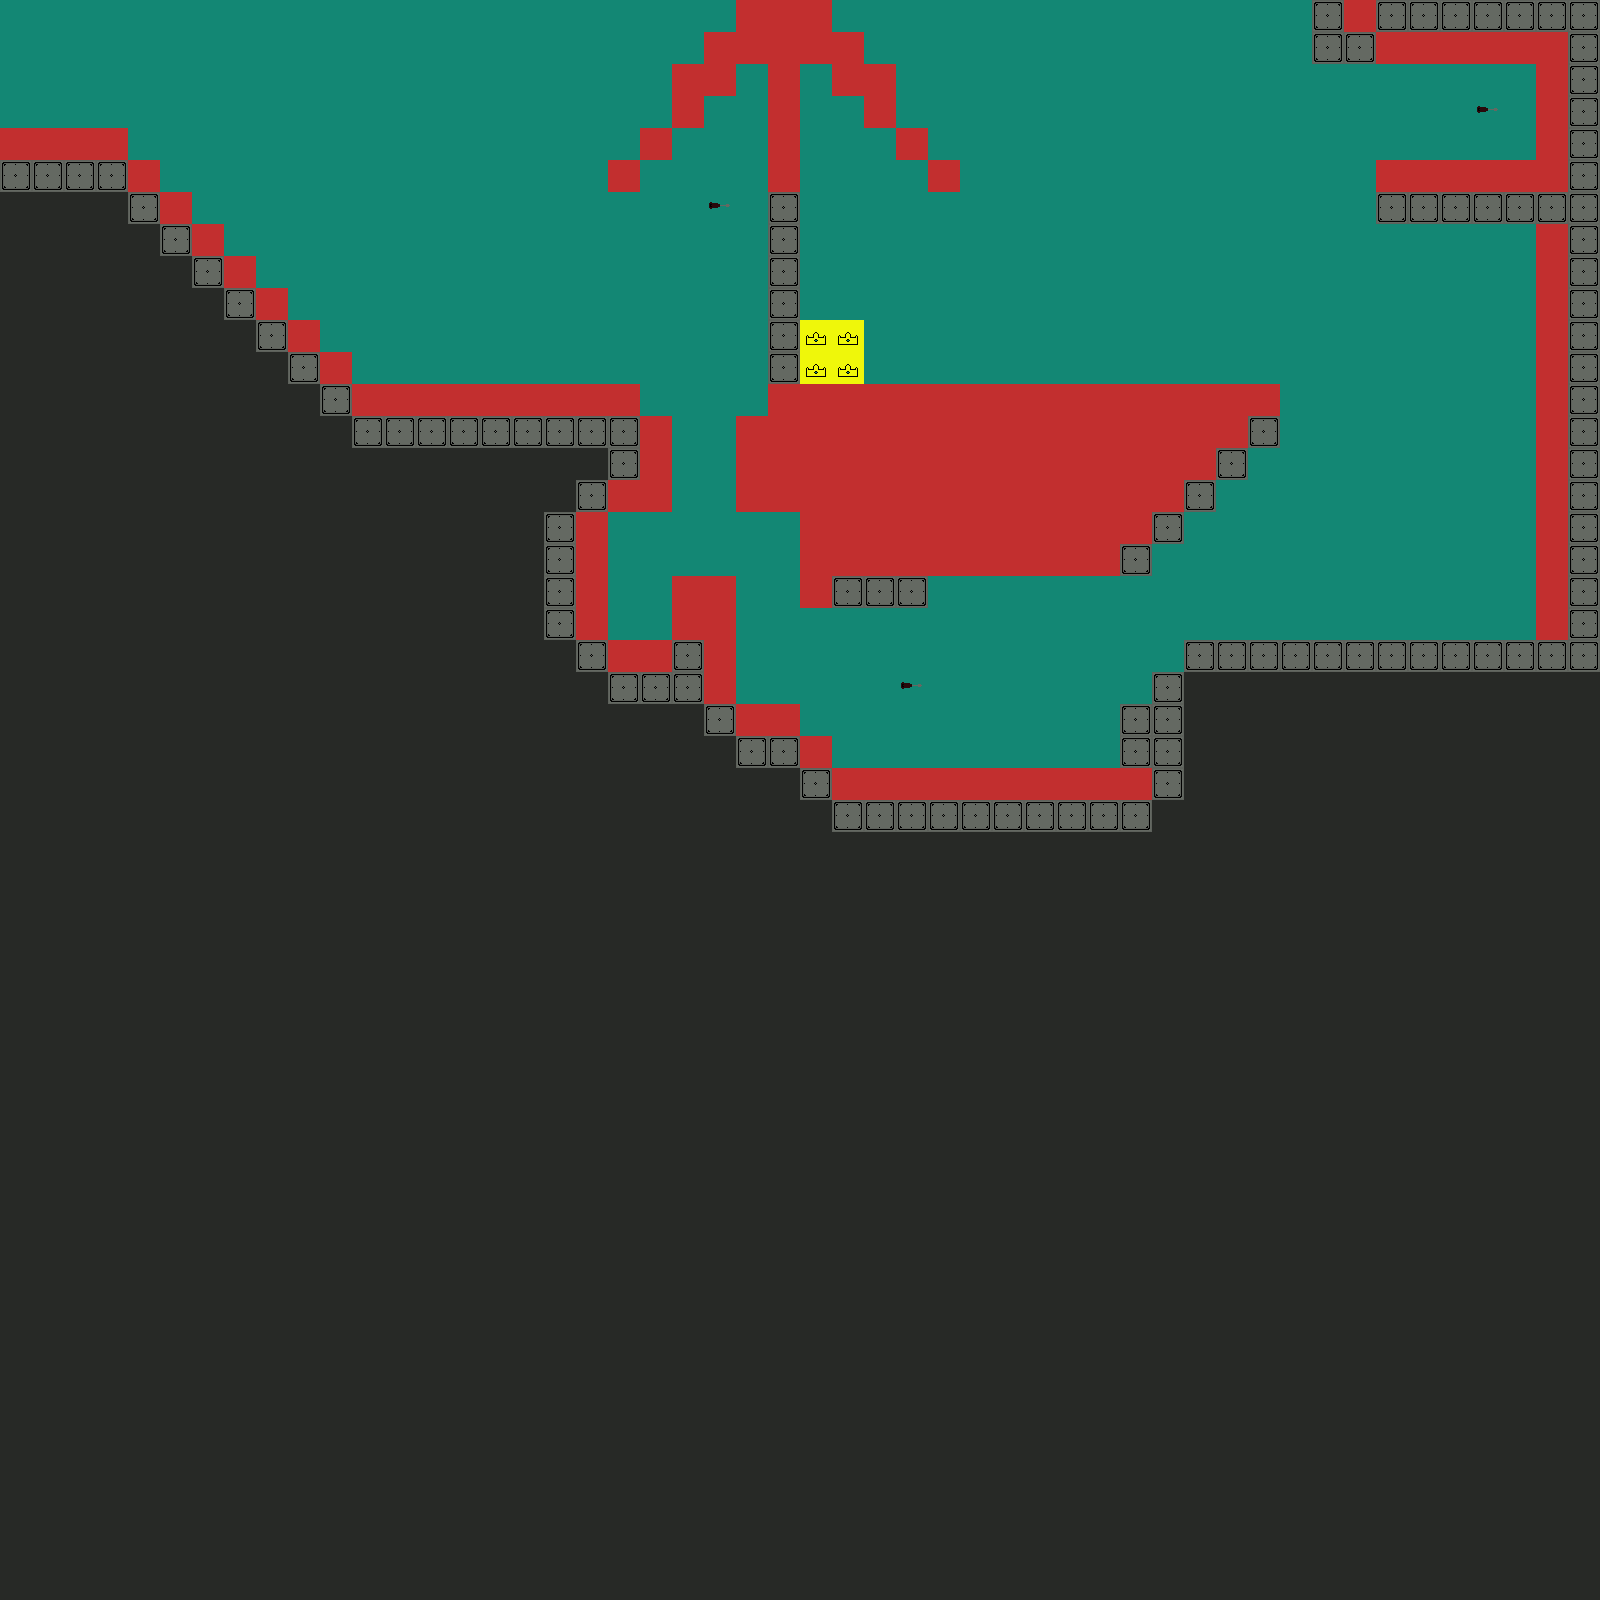

Tiled map render using the project's own tile images. Description and the map definition, with tile-layer contents summarised, below:
An orthogonal 50x50 tile map with 32x32 px tiles, 1 tile layer (Tile Layer 1).

<map version="1.0" orientation="orthogonal" width="50" height="50" tilewidth="32" tileheight="32">
 <tileset firstgid="1" name="Tiles" tilewidth="32" tileheight="32">
  <image source="Tiles.png" trans="ff00ff" width="192" height="32" />
 </tileset>
 <layer name="Tile Layer 1" width="50" height="50">
  <data>[2500 cells, 2500 non-empty, 6 distinct tile ids]</data>
 </layer>
</map>
